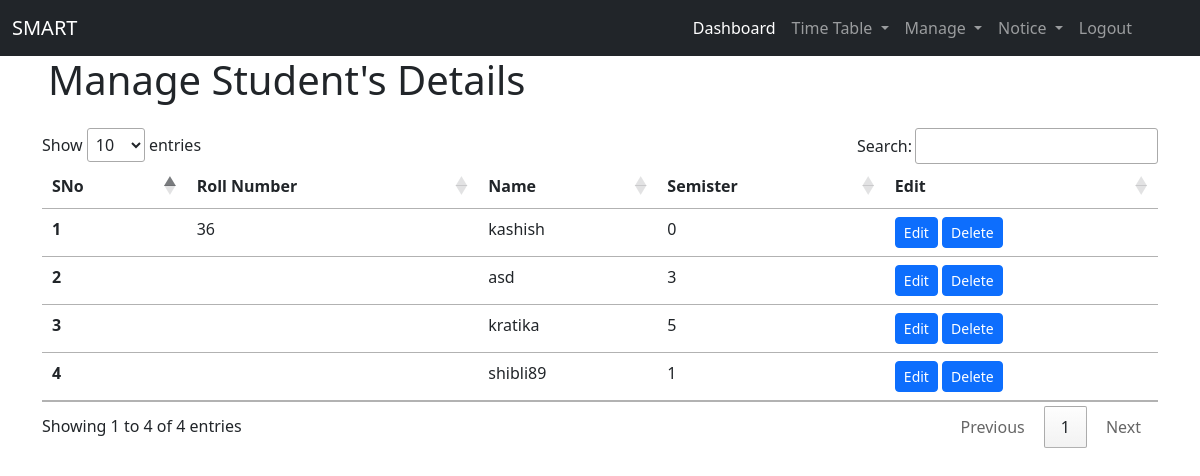
/admin/manage/managestudent.php (signed in), run on the app's committed database.
### tables this page shows
CREATE TABLE `students` (
  `sno` int(20) NOT NULL,
  `username` varchar(30) NOT NULL,
  `password` varchar(257) NOT NULL,
  `roll` varchar(10) NOT NULL,
  `sem` int(1) NOT NULL
);

### admin/manage/managestudent.php (the view, shortened to what this page needs)
<?php
$servername = "localhost";
$username = "root";
$password = "";
$database = "users_db";
$conn = mysqli_connect($servername, $username, $password, $database);
?>
<!DOCTYPE html>
<html lang="en">
<head>
    <link href="https://cdn.jsdelivr.net/npm/bootstrap@5.2.0/dist/css/bootstrap.min.css" rel="stylesheet">
    <link rel="stylesheet" href="//cdn.datatables.net/1.12.1/css/jquery.dataTables.min.css">
</head>
<body>
    <?php
    include '../_nav.php';
    ?>
    <h1 class="mx-5">Manage Student's Details</h1>
    <div class="container my-4">
        <table class="table" id="myTable">
            <thead>
                <tr>
                    <th scope="col">SNo</th>
                    <th scope="col">Roll Number</th>
                    <th scope="col">Name</th>
                    <th scope="col">Semister</th>
                    <th scope="col">Edit</th>
                </tr>
            </thead>
            <tbody>
                <?php
                $sql = "SELECT * FROM `students`";
                $result = mysqli_query($conn, $sql);
                $sno = 0;
                while ($row = mysqli_fetch_assoc($result)) {
                    $sno += 1;
                    echo "<tr>
    <th scope='row'>" . $sno . "</th>
    <td>" . $row['roll'] . "</td>
    <td>" . $row['username'] . "</td>
    <td>" . $row['sem'] . "</td>
    <td><button class='edit btn btn-sm btn-primary' id=" . $row['sno'] . ">Edit</button> <button class='delete btn btn-sm btn-primary' id=d" . $row['sno'] . ">Delete</button>  </td>
  </tr>";
                }
                ?>
            </tbody>
        </table>
</body>
</html>

### data on the page
students: roll "36", username "kashish", sem "0"
students: username "asd", sem "3"
students: username "kratika", sem "5"
students: username "shibli89", sem "1"
